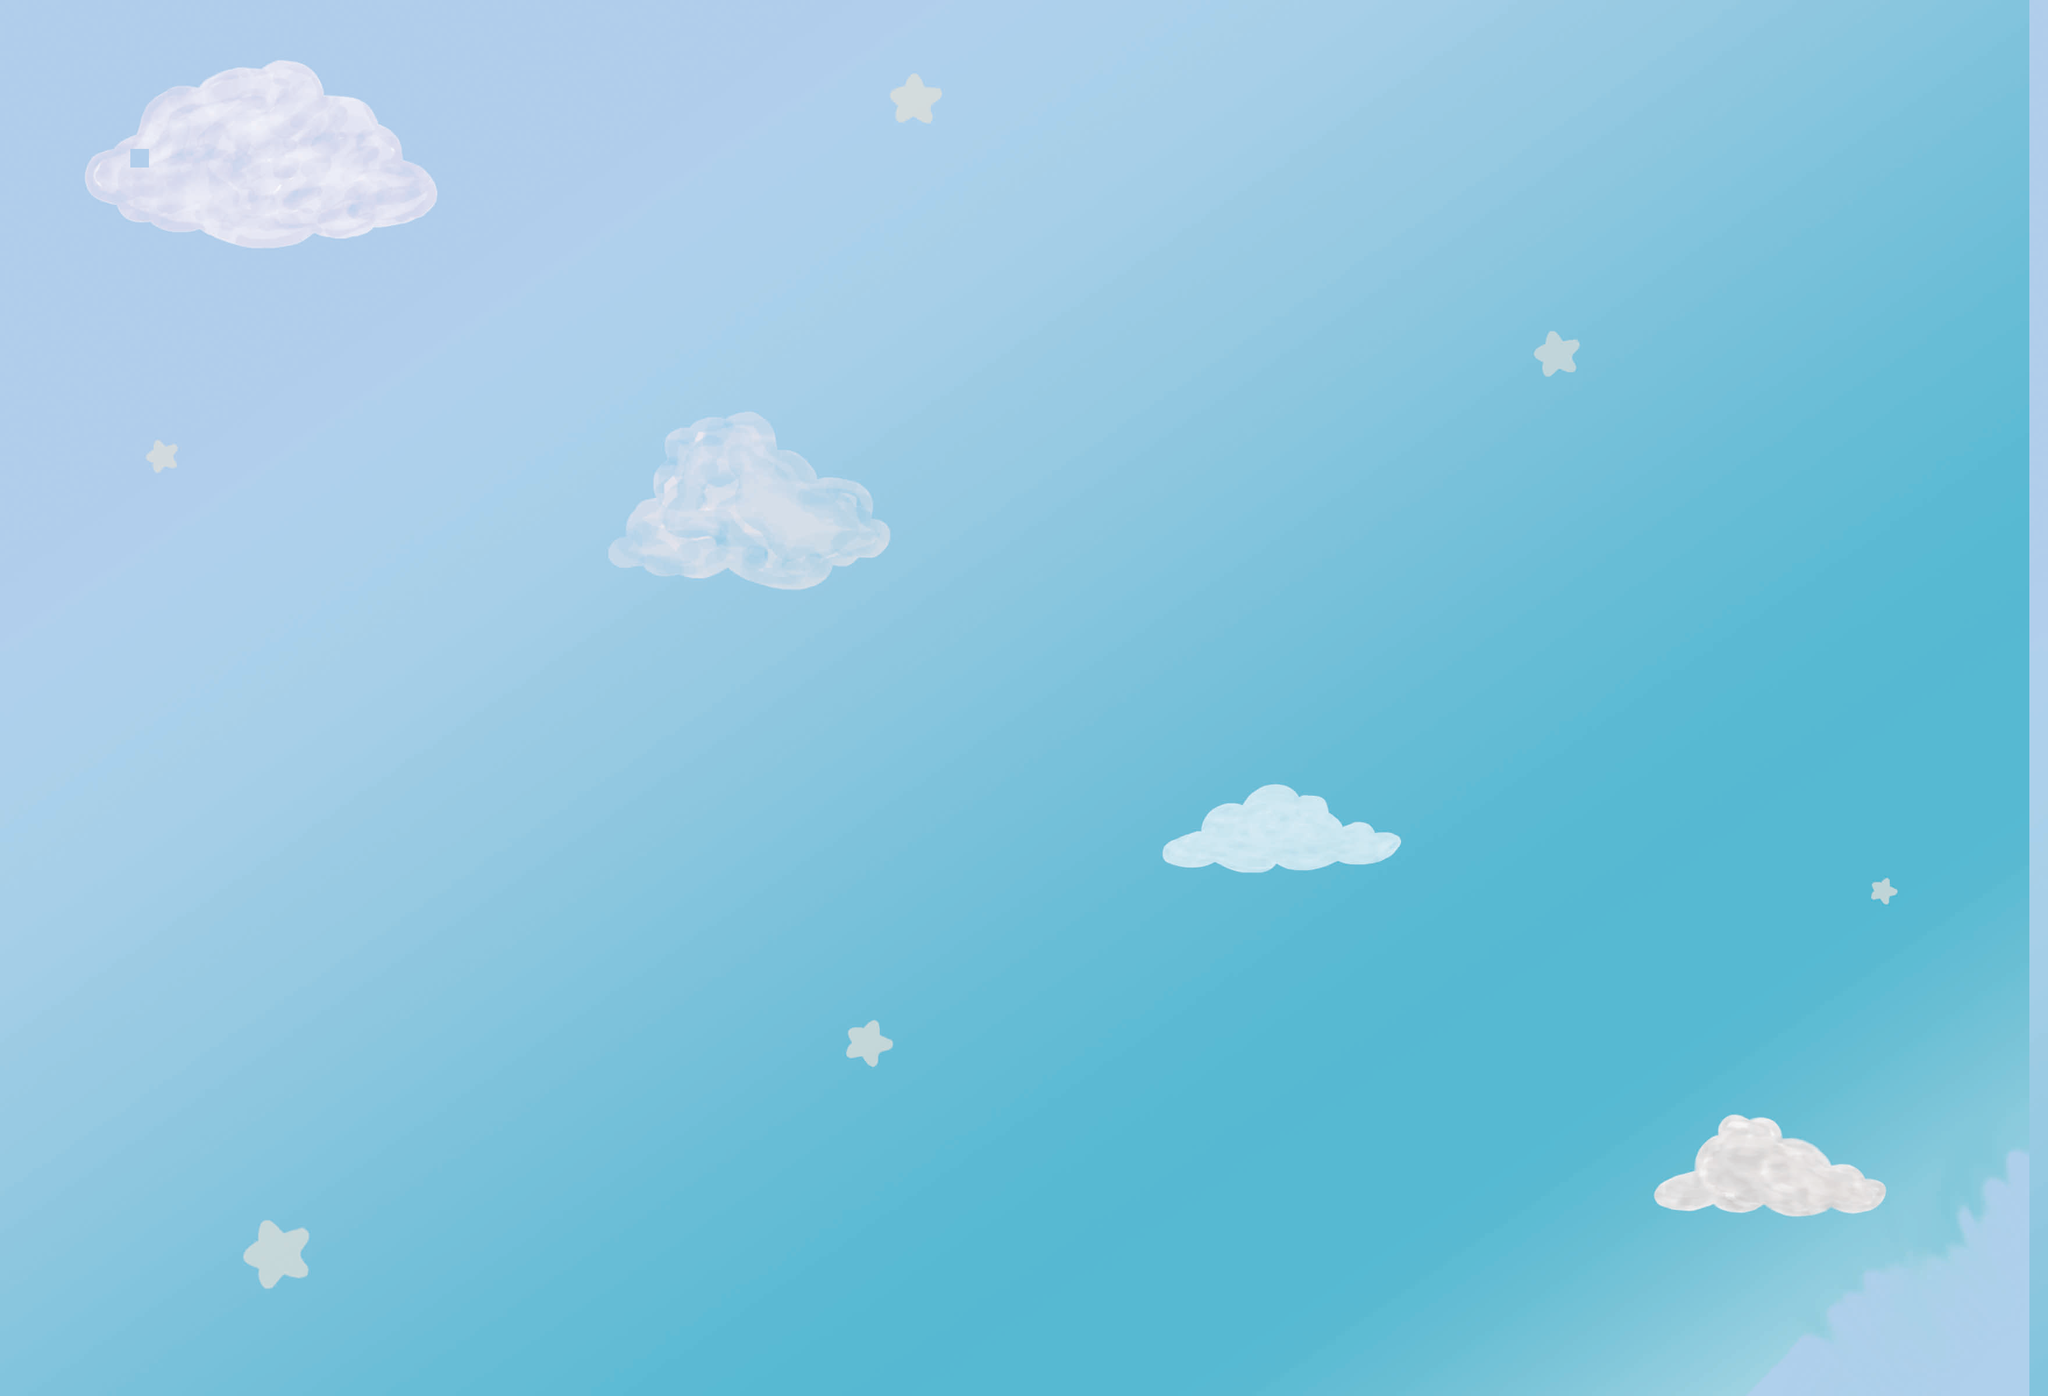

The image is a tile-based game level rendered from a .tmx file. Its description and source (layers, tilesets, objects; grid data summarised) follow:
An orthogonal 110x75 tile map with 32x32 px tiles, 1 tile layer (Camada de Tiles 1) and 2 objects.

<map version="1.2" tiledversion="2018.11.29" orientation="orthogonal" renderorder="right-down" width="110" height="75" tilewidth="32" tileheight="32" infinite="0" nextlayerid="5" nextobjectid="4">
 <tileset firstgid="1" source="mapa snake.tsx" />
 <layer id="3" name="Camada de Tiles 1" width="110" height="75">
  <data>[8250 cells, 8250 non-empty, 8173 distinct tile ids]</data>
 </layer>
 <objectgroup color="#ffffff" id="4" name="Camada de Objetos 1">
  <object id="1" x="1" y="0.333333" width="3517.67" height="2398" visible="0" />
  <object id="2" x="2958.33" y="2858.33" />
 </objectgroup>
</map>